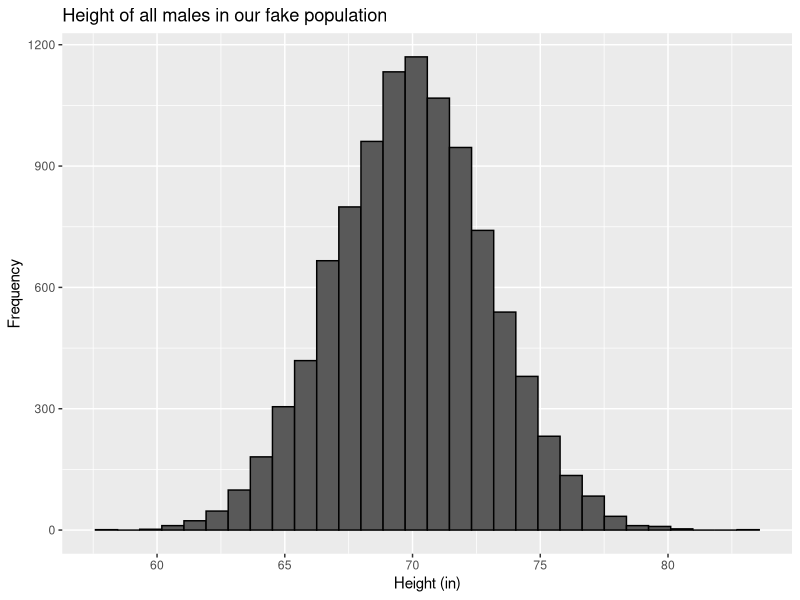
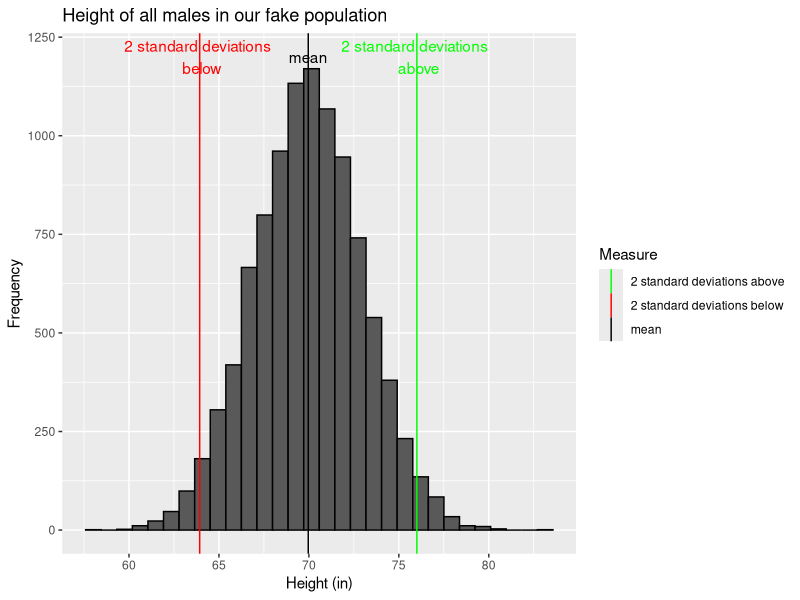
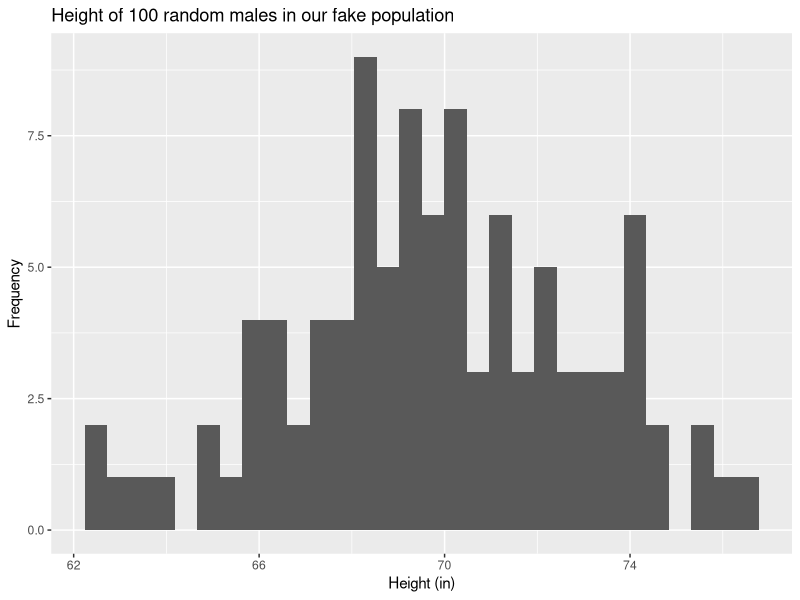
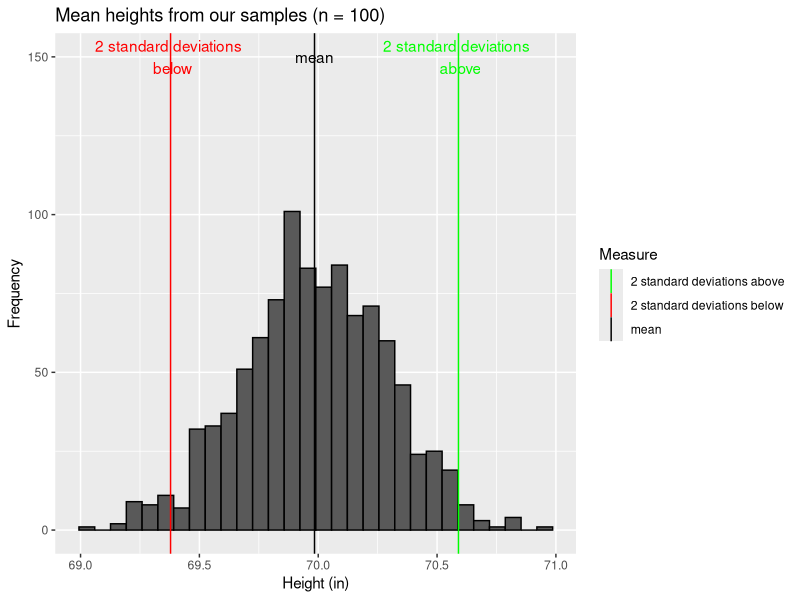

The R script that drew these images, in order: (Note: this script raises an error after producing the figures.)
## ---- chunk 1
#| label: fig-height_all
#| fig-cap: "Our imaginary population!"
set.seed(42)
population_size <- 10000
population_norm <- data.frame(id = 1:population_size, 
                         height = rnorm(population_size, 70, 3))
library(ggplot2)

ggplot(population_norm, aes(height)) + 
  geom_histogram(color="black") +
  labs(x="Height (in)", y= "Frequency",
       title = "Height of all males in our fake population")
## ---- chunk 2
#| label: fig-height_all_with_lines
#| fig-cap: "Our imaginary population!"
colors <- c("mean" = "black", "2 standard deviations below" = "red", 
            "2 standard deviations above" = "green")
ggplot(population_norm, aes(height)) + 
  geom_histogram(color="black") +
  labs(x="Height (in)", y= "Frequency",
       title = "Height of all males in our fake population",
       color="Measure") +
    geom_vline(aes(xintercept=mean(height), color="mean"))+
    geom_vline(aes(xintercept=mean(height)-
                     2*sd(height), color="2 standard deviations below"))+
  geom_vline(aes(xintercept=mean(height)+
                     2*sd(height), color="2 standard deviations above")) +
        scale_color_manual(values = colors)+
   annotate("text", label = "mean", y = 1200, x = mean(population_norm$height), color = "black") +
     annotate("text", label = "2 standard deviations \n below", y = 1200, x = mean(population_norm$height)-
                     2*sd(population_norm$height), color = "red")+
     annotate("text", label = "2 standard deviations \n above", y = 1200, x = mean(population_norm$height)+
                     2*sd(population_norm$height), color = "green")
## ---- chunk 3
sample_1 <- population_norm[sample(nrow(population_norm), 100),]
ggplot(sample_1, aes(height)) + 
  geom_histogram() +
  labs(x="Height (in)", y= "Frequency",
       title = "Height of 100 random males in our fake population")

## ---- chunk 4
number_of_samples <- 1000
sample_outcomes_1 <- data.frame(mean = rep(NA, number_of_samples), sd = NA)

for (i in 1:number_of_samples){
  sample_1 <- population_norm[sample(nrow(population_norm), 100),]
  sample_outcomes_1$mean[i] <- mean(sample_1$height)
  sample_outcomes_1$sd[i] <- sd(sample_1$height)
  
}
## ---- chunk 5
ggplot(sample_outcomes_1, aes(mean)) + 
    geom_histogram(color="black") +
  labs(x="Height (in)", y= "Frequency",
       title = "Mean heights from our samples (n = 100)",
       color="Measure") +
    geom_vline(aes(xintercept=mean(mean), color="mean"))+
    geom_vline(aes(xintercept=mean(mean)-
                     2*sd(mean), color="2 standard deviations below"))+
  geom_vline(aes(xintercept=mean(mean)+
                     2*sd(mean), color="2 standard deviations above")) +
        scale_color_manual(values = colors)+
   annotate("text", label = "mean", y = 150, x = mean(sample_outcomes_1$mean), color = "black") +
     annotate("text", label = "2 standard deviations \n below", y = 150, x = mean(sample_outcomes_1$mean)-
                     2*sd(sample_outcomes_1$mean), color = "red")+
     annotate("text", label = "2 standard deviations \n above", y = 150, x = mean(sample_outcomes_1$mean)+
                     2*sd(sample_outcomes_1$mean), color = "green")
  
 


## ---- chunk 6
sample_outcomes_2 <- data.frame(mean = rep(NA, number_of_samples), sd = NA)

for (i in 1:number_of_samples){
  sample_2 <- population_norm[sample(nrow(population_norm), 20),]
  sample_outcomes_2$mean[i] <- mean(sample_2$height)
  sample_outcomes_2$sd[i] <- sd(sample_2$height)
  
}

ggplot(sample_outcomes_2, aes(mean)) + 
   geom_histogram(color="black") +
  labs(x="Height (in)", y= "Frequency",
       title = "Mean heights from our samples (n = 20)",
       color="Measure") +
    geom_vline(aes(xintercept=mean(mean), color="mean"))+
    geom_vline(aes(xintercept=mean(mean)-
                     2*sd(mean), color="2 standard deviations below"))+
  geom_vline(aes(xintercept=mean(mean)+
                     2*sd(mean), color="2 standard deviations above")) +
        scale_color_manual(values = colors)+
   annotate("text", label = "mean", y = 150, x = mean(sample_outcomes$mean), color = "black") +
     annotate("text", label = "2 standard deviations \n below", y = 150, x = mean(sample_outcomes_2$mean)-
                     2*sd(sample_outcomes_2$mean), color = "red")+
     annotate("text", label = "2 standard deviations \n above", y = 150, x = mean(sample_outcomes_2$mean)+
                     2*sd(sample_outcomes_2$mean), color = "green")
## ---- chunk 7
sample_outcomes_3 <- data.frame(mean = rep(NA, number_of_samples), sd = NA)

for (i in 1:number_of_samples){
  sample_3 <- population_norm[sample(nrow(population_norm), 5),]
  sample_outcomes_3$mean[i] <- mean(sample_3$height)
  sample_outcomes_3$sd[i] <- sd(sample_3$height)
  
}

ggplot(sample_outcomes_3, aes(mean)) + 
   geom_histogram(color="black") +
  labs(x="Height (in)", y= "Frequency",
       title = "Mean heights from our samples (n = 5)",
       color="Measure") +
    geom_vline(aes(xintercept=mean(mean), color="mean"))+
    geom_vline(aes(xintercept=mean(mean)-
                     2*sd(mean), color="2 standard deviations below"))+
  geom_vline(aes(xintercept=mean(mean)+
                     2*sd(mean), color="2 standard deviations above")) +
        scale_color_manual(values = colors)+
   annotate("text", label = "mean", y = 150, x = mean(sample_outcomes$mean), color = "black") +
     annotate("text", label = "2 standard deviations \n below", y = 150, x = mean(sample_outcomes_3$mean)-
                     2*sd(sample_outcomes_3$mean), color = "red")+
     annotate("text", label = "2 standard deviations \n above", y = 150, x = mean(sample_outcomes_3$mean)+
                     2*sd(sample_outcomes_3$mean), color = "green")
## ---- chunk 8
sample_outcomes_1$n=100
sample_outcomes_2$n=20
sample_outcomes_3$n=5
samples_all <- rbind(sample_outcomes_1,sample_outcomes_2, sample_outcomes_3)

ggplot(samples_all, aes(mean)) + 
   geom_histogram(color="black") +
  labs(x="Height (in)", y= "Frequency",
       title = "Mean heights from our samples",
       color="Measure") +  facet_wrap(~n, ncol=1)
## ---- chunk 9
number_of_samples <- 20
sample_outcomes <- data.frame(mean = rep(NA, number_of_samples), sd = NA, se = NA)

for (i in 1:number_of_samples){
  sample_1 <- population_norm[sample(nrow(population_norm), 100),]
  sample_outcomes$mean[i] <- mean(sample_1$height)
  sample_outcomes$sd[i] <- sd(sample_1$height)
  sample_outcomes$se <- sd(sample_1$height)/sqrt(100)
}
sample_outcomes$sample <- as.factor(1:number_of_samples)
ggplot(sample_outcomes
       , aes(x=sample, y=mean)) +
  geom_point(size = 3) +
  geom_errorbar(aes(ymin=mean-(2*se), ymax=mean+(2*se)), size=1.5)+
  geom_hline(aes(yintercept=mean(population_norm$height))) +
  ylab("Mean")+
  xlab("Sample")+
  ggtitle("Variation in error bars")
